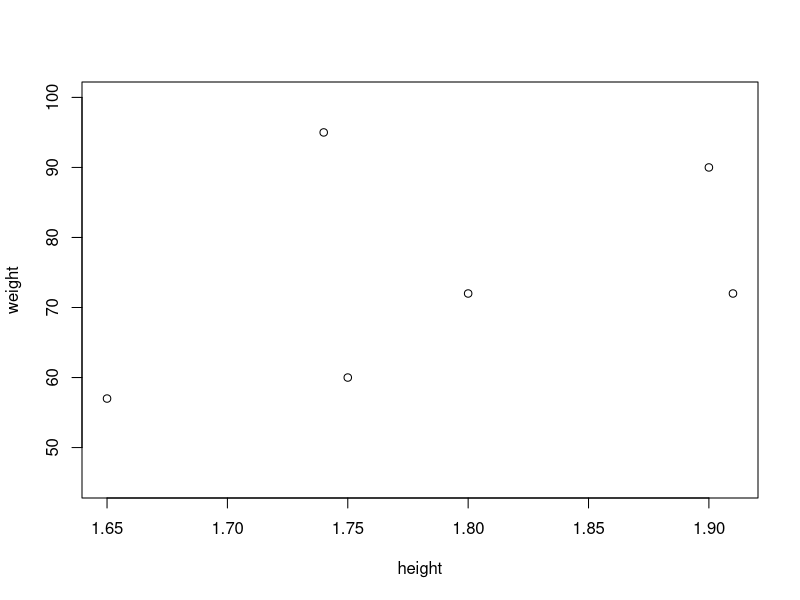
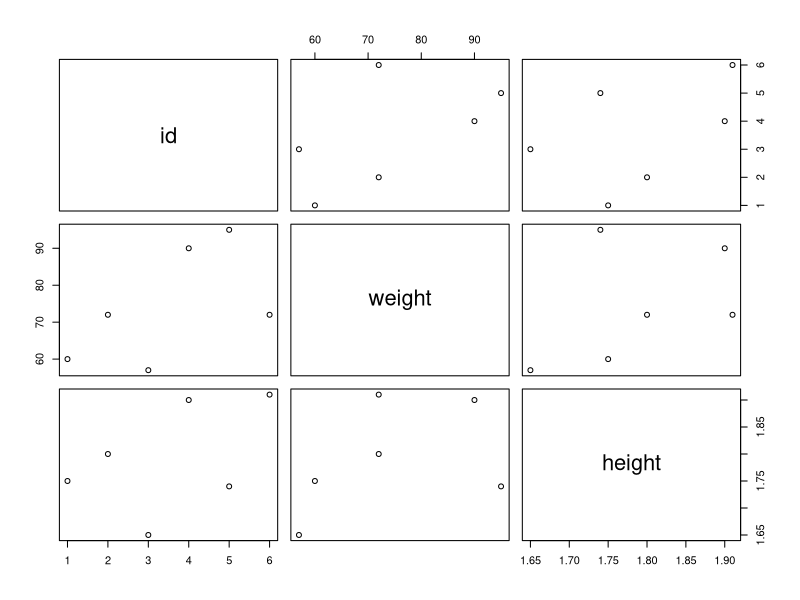
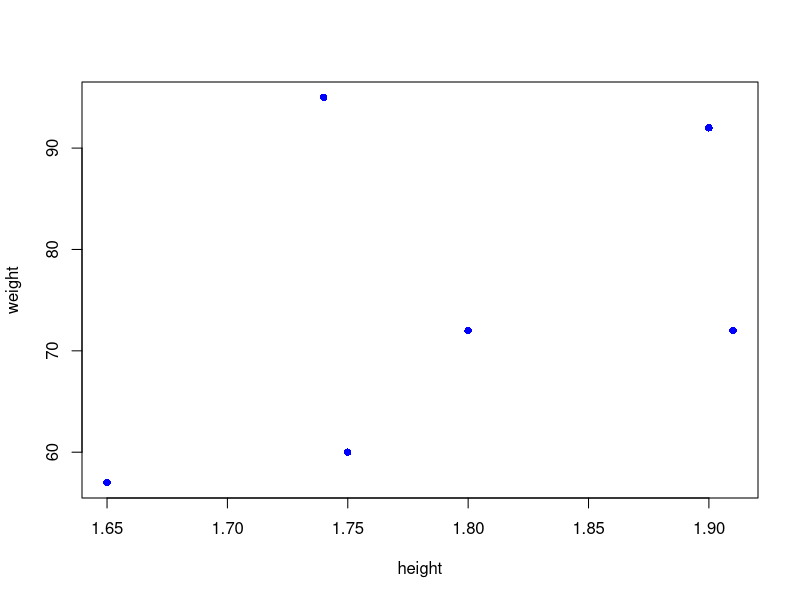
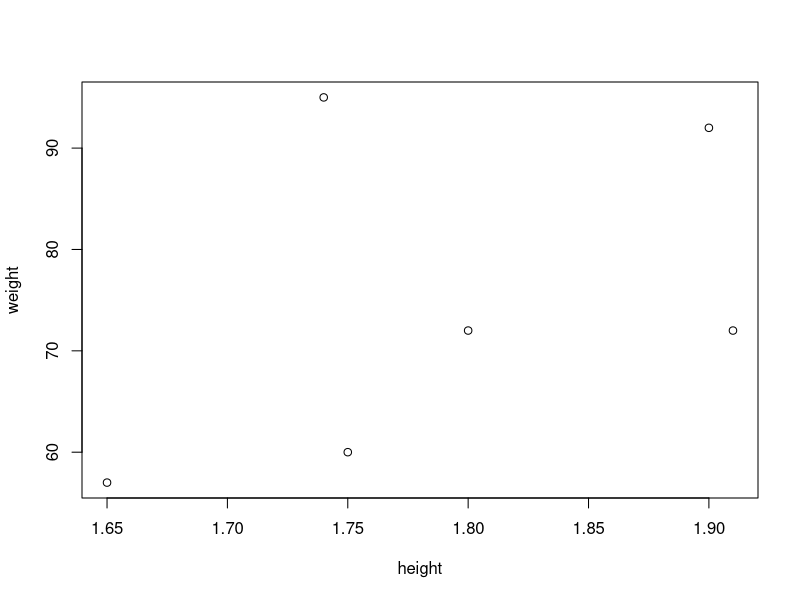
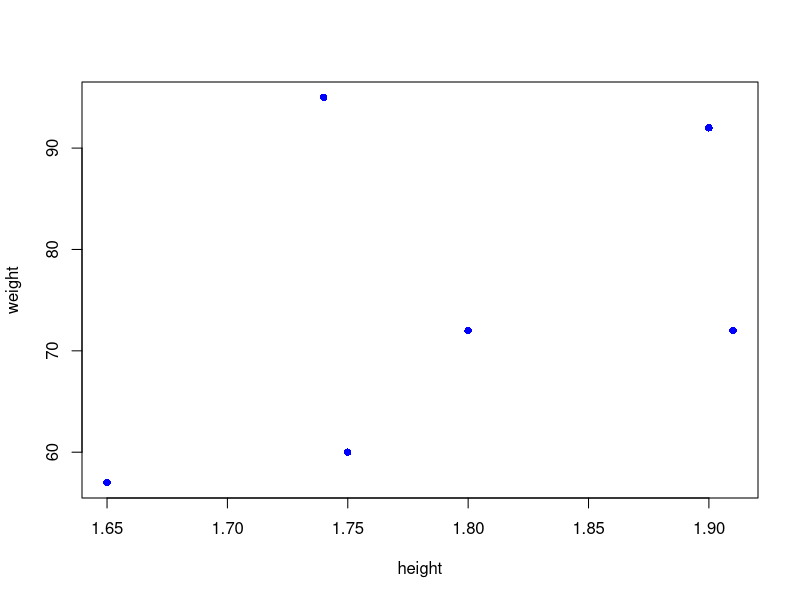
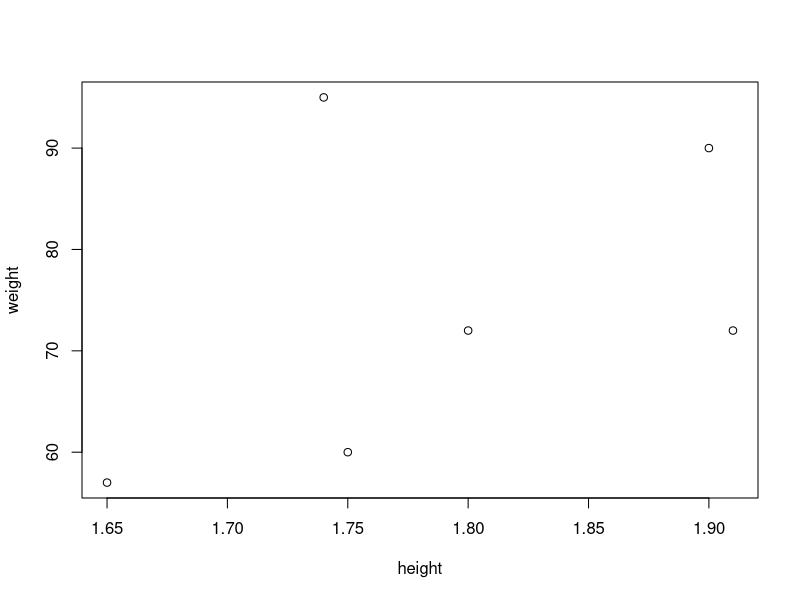

R code for these plots, in order:
## ---- chunk 1
rm(list = ls())
## ---- chunk 2
2 + 2
3 - 7
2 * 2
4^2   # or 4**2
5 / 4
log(3)
exp(1)
## ---- chunk 3
sqrt(2) * ((5 - 1/6)^2 - pi/2^(1/3))
## ---- chunk 4
x <- sqrt(2)
y <- x^2
ls()
# rm(list = ls())   # deletes all user defined objects
## ---- chunk 5
x <- c(6, 3, 2, 8)
x
## ---- chunk 6
mean(x)
x + 2
sqrt(x)
y <- c(2, 4)
x + y   # shorter vector is "recycled" or "broadcasted"
x + rep(y, 2)
## ---- chunk 7
c("a", "b", "c", 4, 7.7)
seq(1, 2, .1)
seq(1, 2, length.out = 10)
seq(from = 1, to = 5, by = 1)
seq(1, 4, along.with = x)
1:10
-5:5
rep(1:5, 2)
rep(c("a", "b", "c"), each = 3)
rep(c("a", "b", "c"), c(2, 4, 6))
table(rep(c("a", "b", "c"), c(2, 4, 6)))
rep(1:4, each = 2, times = 3)         # length 24, 3 complete replications
rep(rep(1:4, each = 2), 3)            # more complicated way
paste("subj", 1:10, sep = "_")
weight <- c(60, 72, 57, 90, 95, 72)
height <- c(1.75, 1.80, 1.65, 1.90, 1.74, 1.91)
plot(height, weight, ylim = c(45, 100))

# logical vectors
c(TRUE, FALSE, FALSE, TRUE)
weight > 60
sum(weight > 60)
mean(weight > 60)
## ---- chunk 8
ses <- factor(c("low", "inter", "high"))
ses
ses2 <- factor(ses, levels = c("low", "inter", "high"))
ses2
factor(rep(1:2, each = 10), labels = c("on", "of"))
# sort factor levels
l <- paste(c("subj", "cond"), rep(1:10, each = 2), sep = "_")
f <- factor(l, levels = l)
f
## ---- chunk 9
A <- matrix(1:12, nrow = 3, ncol = 4, byrow = TRUE)
A
rownames(A) <- c("a1", "a2", "a3")
t(A)
diag(A)
diag(6)
diag(c(3, 5, 7))
cbind(a1 = 1:4, a2 = 5:8, a3 = 9:12)
rbind(a1 = 1:4, a2 = 5:8, a3 = 9:12)
5 * A
B <- t(A)
B %*% A
## ---- chunk 10
array(c(A, 2 * A), c(3, 4, 2))
## ---- chunk 11
list1 <- list(w = weight, h = height, s = ses2, A = A)
list1
list1$A
list1[[2]]
## ---- chunk 12
id <- factor(paste("s", 1:6, sep = ""))
dat <- data.frame(id, weight, height)
dat
dat$id
## ---- chunk 13
dim(dat)      # show number of rows and columns
names(dat)    # variable names
plot(dat)     # pairwise plots
str(dat)      # show variables of dat
summary(dat)  # descriptive statistics
## ---- chunk 14
weight[4]
weight[4] <- 92
weight[c(1, 2, 6)]
weight[1:5]
weight[-3]
## ---- chunk 15
weight[weight > 60]                # values greater than 60
weight[weight > 60 & weight < 80]  # between 60 and 80
height[weight > 60 & weight < 80]
## ---- chunk 16
dat[3, 2]               # 3rd row, 2nd column
dat[1:4, ]              # rows 1 to 4, all columns
dat[, 3]                # all rows, 3rd column

dat[dat$id == "s2", ]   # all observations of s2
dat[dat$weight > 60, ]  # all observations above 60kg
## ---- chunk 17
# Keyword matching
plot(y = weight, x = height, pch = 16, col = "blue")

# Positional matching
plot(height, weight)
# see ?plot.default

# Mixed
plot(height, weight, pch = 16, col = "blue")
## ---- chunk 18
dat |> plot(weight ~ height, data = _)
## ---- chunk 19
set.seed(1124)      # set seed for reproducibility

dat2 <- data.frame(
  id      = rep(paste0("subj", 1:10), each = 2), 
  cond    = factor(rep(c("c1", "c2"), each = 10)),
  time    = factor(c("t1", "t2")),
  iqscore = rnorm(20, mean = 100, sd = 15)
)
dat2
## ---- chunk 20
# calculating correlation
t1 <- dat2[dat2$time == "t1", "iqscore"]
t2 <- dat2[dat2$time == "t2", "iqscore"]
cor.test( ~ t1 + t2)
## ---- chunk 21
dat2[order(dat2$time), ] # sort by time

datw <- reshape(dat2, direction = "wide", idvar = c("id", "cond"),
                timevar = "time")
names(datw)[3:4] <- c("t1", "t2")
cor.test( ~ t1 + t2, datw)

reshape(datw, direction = "long", varying = 3:4, idvar = "id", v.names = "iqscore",
        times = c("t1", "t2"))
reshape(datw, direction = "long", varying = c("t1", "t2"), idvar = "id",
        v.names = "iqscore", times = c("t1", "t2"))

datl <- reshape(datw, direction = "long", varying = c("t1", "t2"), idvar = "id",
                v.names = "iqscore", times = c("t1", "t2"))

datl[order(datl$id), ]

# with more than one independent variable
dat2$math <- rnorm(20)

dat3 <- reshape(dat2, direction = "wide", idvar = c("id", "cond"),
                timevar = "time")

reshape(dat3, direction = "long", varying = list(c(3, 5), c(4, 6)), idvar = "id",
        v.names = c("iqscore", "math"), times = c("t1", "t2"))
## ---- chunk 22
aggregate(iqscore ~ cond + time, dat2, mean)
aggregate(cbind(iqscore, math) ~ cond + time, dat2, mean)

aggregate(cbind(iqscore, math) ~ cond + time, dat2, sd)
aggregate(cbind(iqscore, math) ~ cond + time, dat2, var)
aggregate(cbind(iqscore, math) ~ cond + time, dat2, sum)
aggregate(cbind(iqscore, math) ~ cond + time, dat2, length)

# Using a customized function
ms <- function(x) {
  m <- mean(x)
  s <- sd(x)
  n <- length(x)
  se <- s/sqrt(n)
  c(sd = s, mean = m, se = se, n = n)
}
aggregate(cbind(iqscore, math) ~ cond + time, dat2, ms)
## ---- chunk 23
getwd()     # Get working directory
# setwd()   # Set working directory
df <- read.table("data/ourdata.dat", header = TRUE, stringsAsFactors = TRUE)
str(df)
# Fix error
df[df$id == 20, "age"] <- 31
write.table(df, "data/ourdata_corr.dat", row.names = FALSE, quote = FALSE)

# SPSS files
library(foreign)
ds <- read.spss("data/lowbwt.sav", to.data.frame = TRUE)
write.csv2(ds, "data/spss_to_excel.csv")
## ---- chunk 24
rm(list = ls())
data(cars)
ls()
#?cars
